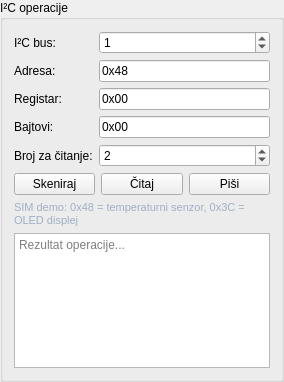
<?xml version="1.0" encoding="UTF-8"?>
<ui version="4.0"><class>I2CRoot</class><widget class="QGroupBox" name="I2CRoot"><property name="title"><string>I²C operacije</string></property><layout class="QVBoxLayout" name="verticalLayout"><item><layout class="QFormLayout" name="formLayout">
<item row="0" column="0"><widget class="QLabel" name="labelBus"><property name="text"><string>I²C bus:</string></property></widget></item><item row="0" column="1"><widget class="QSpinBox" name="busNumberSpin"><property name="maximum"><number>20</number></property><property name="value"><number>1</number></property></widget></item>
<item row="1" column="0"><widget class="QLabel" name="labelAddress"><property name="text"><string>Adresa:</string></property></widget></item><item row="1" column="1"><widget class="QLineEdit" name="addressEdit"><property name="text"><string>0x48</string></property></widget></item>
<item row="2" column="0"><widget class="QLabel" name="labelRegister"><property name="text"><string>Registar:</string></property></widget></item><item row="2" column="1"><widget class="QLineEdit" name="registerEdit"><property name="text"><string>0x00</string></property></widget></item>
<item row="3" column="0"><widget class="QLabel" name="labelData"><property name="text"><string>Bajtovi:</string></property></widget></item><item row="3" column="1"><widget class="QLineEdit" name="dataEdit"><property name="text"><string>0x00</string></property></widget></item>
<item row="4" column="0"><widget class="QLabel" name="labelLength"><property name="text"><string>Broj za čitanje:</string></property></widget></item><item row="4" column="1"><widget class="QSpinBox" name="lengthSpin"><property name="minimum"><number>1</number></property><property name="maximum"><number>256</number></property><property name="value"><number>2</number></property></widget></item>
</layout></item><item><layout class="QHBoxLayout" name="buttonRow"><item><widget class="QPushButton" name="scanButton"><property name="text"><string>Skeniraj</string></property></widget></item><item><widget class="QPushButton" name="readButton"><property name="text"><string>Čitaj</string></property></widget></item><item><widget class="QPushButton" name="writeButton"><property name="text"><string>Piši</string></property></widget></item></layout></item><item><widget class="QLabel" name="demoLabel"><property name="text"><string>SIM demo: 0x48 = temperaturni senzor, 0x3C = OLED displej</string></property><property name="wordWrap"><bool>true</bool></property><property name="styleSheet"><string notr="true">color:#9fb0c5; font-size:11px;</string></property></widget></item><item><widget class="QPlainTextEdit" name="logEdit"><property name="maximumSize"><size><width>16777215</width><height>135</height></size></property><property name="readOnly"><bool>true</bool></property><property name="placeholderText"><string>Rezultat operacije...</string></property></widget></item></layout></widget><resources/><connections/></ui>
